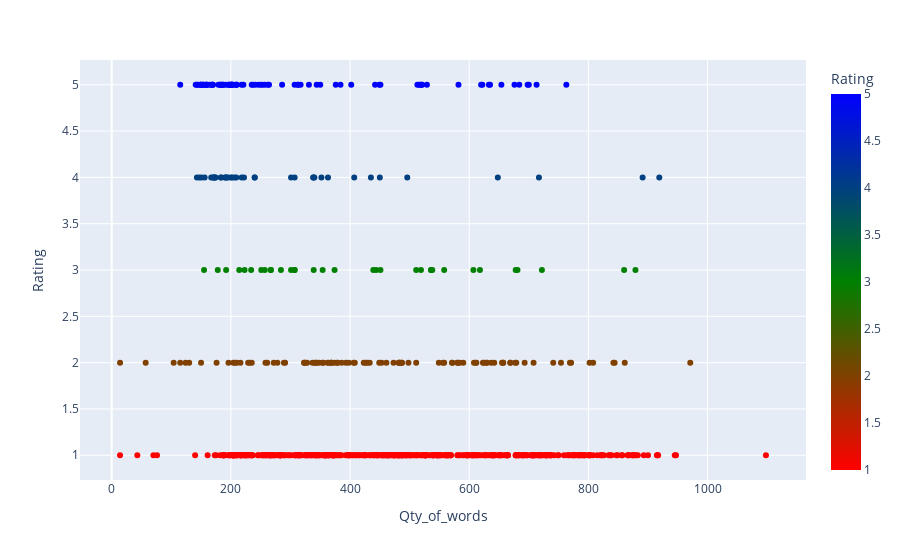

The notebook cell this image was saved under:
### Markdown cell above
The Pearson correlation analysis revealed a statistically significant negative relationship (correlation of approximately -0.32, p-value < 0.0001) between the number of words in a dataset ('Qty_of_words') and the associated rating ('Rating'). This suggests that, on average, as the number of words increases, the rating tends to decrease, which could be a relevant finding for understanding the dataset dynamics and influencing future analyses or decision-making.

### Code cell
# Evaluating the relationship between the number of words, Rating, and the Rating.
fig = px.scatter(df, x='Qty_of_words', y='Rating', color="Rating",
           color_continuous_scale=["red", "green", "blue"])

fig.show()

### Figure 1 — Plotly figure (JSON) as saved in the notebook; plotly's stock layout.template omitted (floating-point values rounded to 4 significant figures; data arrays with more than 128 entries replaced by an {"elided": "..."} marker saying what was removed)
{"data": [{"hovertemplate": "Qty_of_words=%{x}<br>Rating=%{marker.color}<extra></extra>", "legendgroup": "", "marker": {"color": {"elided": "705 int values"}, "coloraxis": "coloraxis", "symbol": "circle"}, "mode": "markers", "name": "", "orientation": "v", "showlegend": false, "type": "scatter", "x": {"elided": "705 int values"}, "xaxis": "x", "y": {"elided": "705 int values"}, "yaxis": "y"}], "layout": {"coloraxis": {"colorbar": {"title": {"text": "Rating"}}, "colorscale": [[0, "red"], [0.5, "green"], [1, "blue"]]}, "legend": {"tracegroupgap": 0}, "margin": {"t": 60}, "xaxis": {"anchor": "y", "domain": [0, 1], "title": {"text": "Qty_of_words"}}, "yaxis": {"anchor": "x", "domain": [0, 1], "title": {"text": "Rating"}}}}
